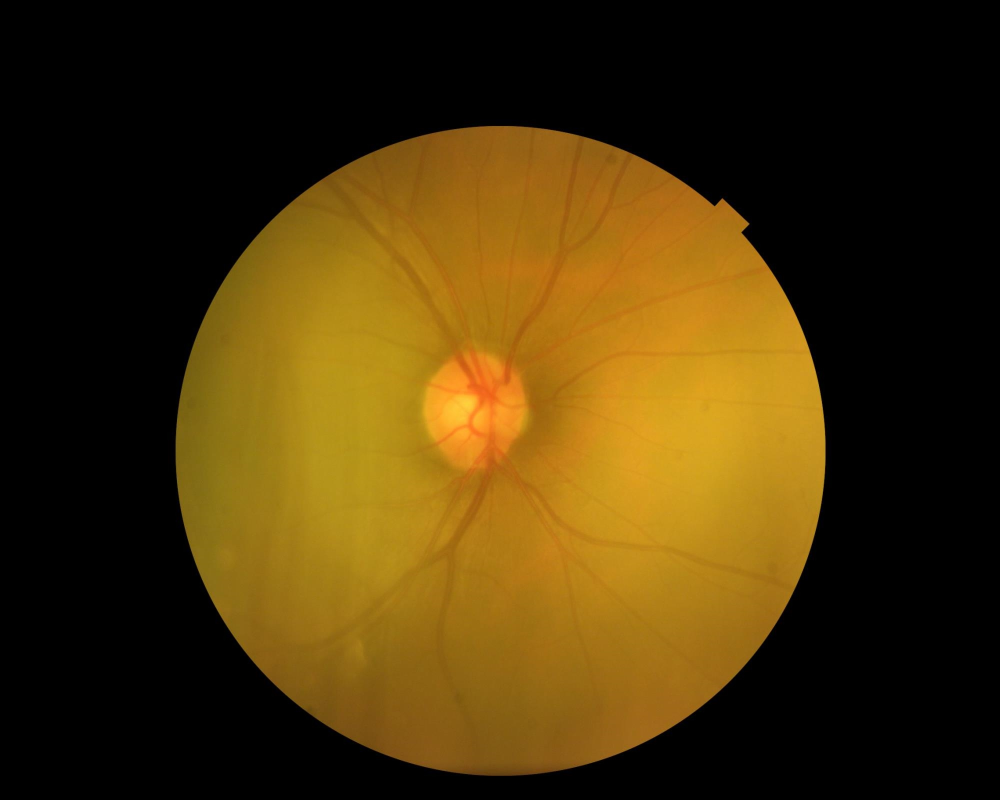
#> input picture testv/v1/css-R-LL.jpg, 2000 x 1600 px (shown at 1/2 size)
$ python '图像拼接.py'
#> lines starting #> are read from the running program, lines starting #| are printed output that depends on the picture
import math

import cv2
import numpy as np
import scipy.stats as stats
from PIL import Image


# 定义误差函数
# [51 lines left out: functions compute_error, mlesac, My_addWeight, not called in this run]


def blend_images(image1, image2, mask):
    # 调整图像大小以匹配
    image1 = cv2.resize(image1, (image2.shape[1], image2.shape[0]))

    # 将掩码从单通道转换为三通道
    mask = cv2.cvtColor(mask, cv2.COLOR_GRAY2BGR)

    # 计算融合后的图像
    blended = (image1 * (1 - mask/255)) + (image2 * (mask/255))

    return blended.astype(np.uint8)

# [7 lines left out: function remove_seam, not called in this run]


img1 = cv2.imread("testv/v1/css-R-LL.jpg")
#> img1 is the input picture: shape (1600, 2000, 3); mean B, G, R 9.2, 50.7, 71.4
img2 = cv2.imread("testv/v1/css-R-LM.jpg")
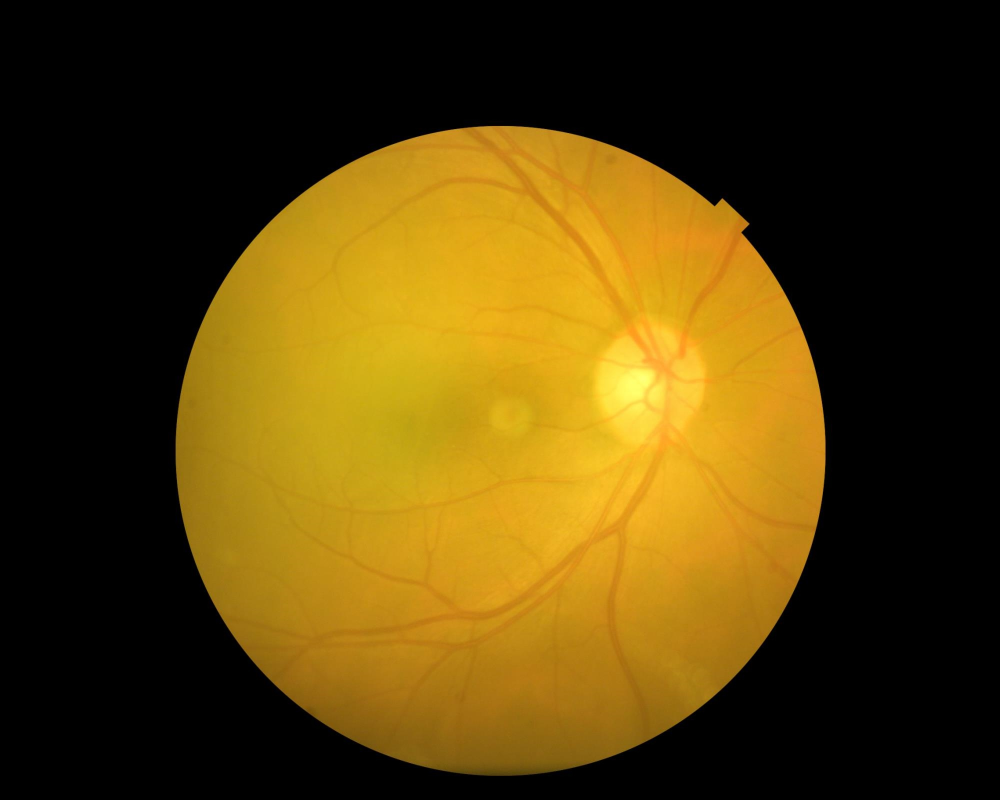
#> input picture testv/v1/css-R-LM.jpg, 2000 x 1600 px (shown at 1/2 size)
#> img2 is the input picture: shape (1600, 2000, 3); mean B, G, R 9.9, 62.5, 84.2
# 转换为灰度图像
img3 = cv2.cvtColor(img1, cv2.COLOR_BGR2GRAY)
img4 = cv2.cvtColor(img2, cv2.COLOR_BGR2GRAY)
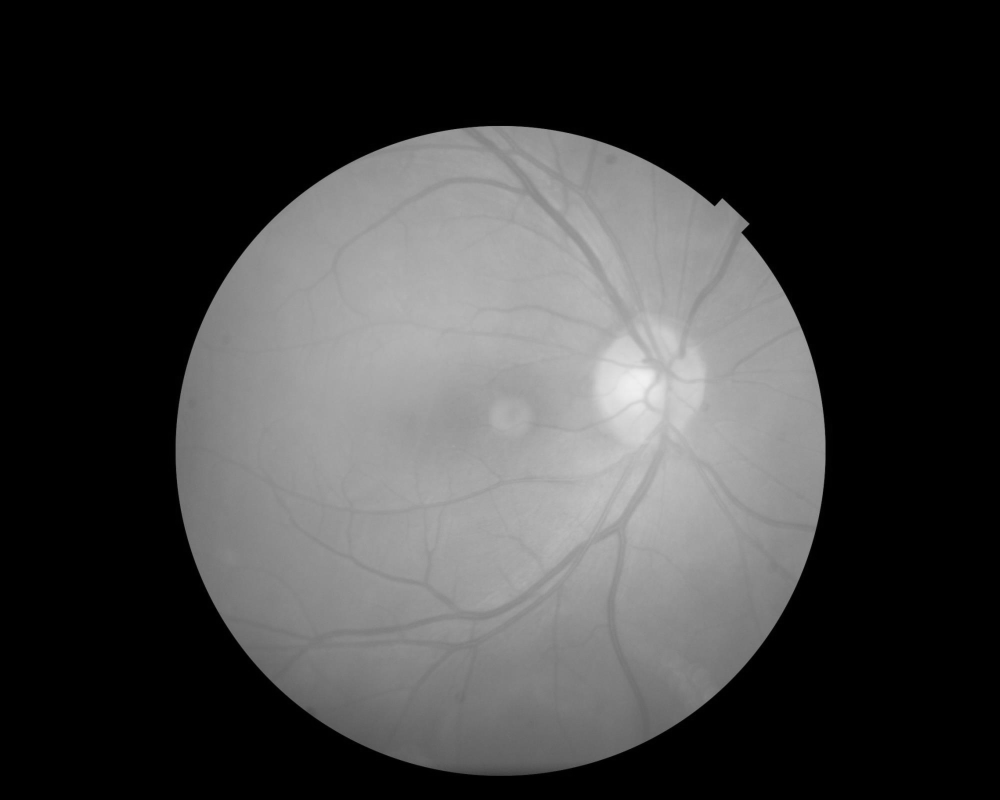
#> img4: shape (1600, 2000) (shown at 1/2 size); min 0, max 240, mean 63

sift = cv2.SIFT_create(nfeatures=512, nOctaveLayers=3, contrastThreshold=0.0025, edgeThreshold=0.3, sigma=1.1)

kps1, features1 = sift.detectAndCompute(img3, None)
#> kps1 = 512 keypoints; strongest (x, y, size): (1493, 448, 6.4), (1492, 465, 11), (1429, 404, 9.5), (1445, 404, 9.2)
kps2, features2 = sift.detectAndCompute(img4, None)
#> kps2 = 513 keypoints; strongest (x, y, size): (1429, 404, 9.6), (1445, 404, 9.4), (1491, 448, 8.8), (1492, 465, 11.1)

img3 = cv2.drawKeypoints(img3, kps1, img3, color=(255, 0, 255))  # 画出特征点，并显示为红色圆圈
#> img3: shape (1600, 2000, 3)
img4 = cv2.drawKeypoints(img4, kps2, img4, color=(255, 0, 255))  # 画出特征点，并显示为红色圆圈
#> img4: shape (1600, 2000, 3)

hmerge = np.hstack((img3, img4))  # 水平拼接
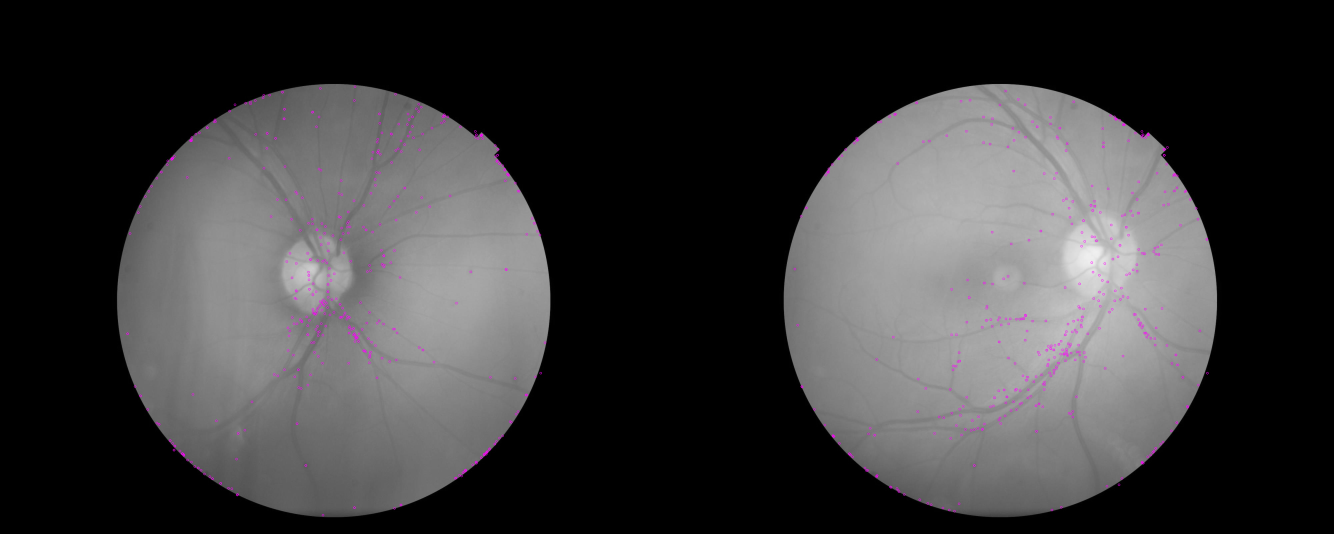
#> hmerge: shape (1600, 4000, 3) (shown at 1/3 size); mean of channels 0, 1, 2 58, 57.2, 58; drawn as B, G, R
cv2.namedWindow("point", cv2.WINDOW_NORMAL)
cv2.imshow("point", hmerge)  # 拼接显示为gray
cv2.waitKey(0)

bf = cv2.FlannBasedMatcher()

matches = bf.match(features1, features2)
#> matches = 512 matches

# 仅保留两张图片感兴趣区域的特征点
# 找到斜率相似的匹配点对
similar_matches = []
for match in matches:
    # x1, y1 = kps1[match.queryIdx].pt
    # x2, y2 = kps2[match.trainIdx].pt
    # if x1>983 and x1<983+506 and y1>455 and y1<455+819 and x2>666 and x2 <666+578  and y2>397 and y2    <397+937:
    # if x1 in range(700, 983 + 506) and y1 in range(300, 455 + 819) and x2 in range(400, 666 + 578) and y2 in range(
    #         397, 397 + 937):
        similar_matches.append(match)
#> after the loop, similar_matches = 512 matches
matches = []
matches = similar_matches
similar_matches = []

img5 = cv2.drawMatches(img1, kps1, img2, kps2, matches, None, flags=2)

cv2.namedWindow("BFmatch", cv2.WINDOW_NORMAL)
cv2.imshow("BFmatch", img5)
cv2.waitKey(0)
cv2.destroyAllWindows()

distances = []
slopes = []
max_distances = -10000
min_distances = 10000
max_slope = -10000
min_slope = 10000
for match in matches:
    x1, y1 = kps1[match.queryIdx].pt
    x2, y2 = kps2[match.trainIdx].pt
    slope = (y2 - y1) / (x2 - x1 + 1e-9)
    dis = math.sqrt((x1 - x2) * (x1 - x2) + (y1 - y2) * (y1 - y2))
    if dis > max_distances:
        max_distances = dis
    if dis < min_distances:
        min_distances = dis
    distances.append(dis)
    if slope > max_slope:
        max_slope = slope
    if slope < min_slope:
        min_slope = slope
    slopes.append(slope)
#> this loop made 512 passes
#> (x1, y1, x2, y2, slope, dis, max_distances, min_distances) on pass 1: (522.3, 468.8, 1425.9, 1388.1, 1.02, 1289, 1289, 1289)
#> (x1, y1, x2, y2, slope, dis, min_distances, min_slope) on pass 2: (973.9, 940.3, 977.2, 851.5, -27.06, 88.88, 88.88, -27.06)
#> after the loop, distances = 512 values, max 1313.4 at index 393, min 0.0355 at index 361, mean 534; max_distances = 1313.4; max_slope = 675.2; min_distances = 0.0355; min_slope = -188.5; slopes = 512 values, max 675.2 at index 478, min -188.5 at index 185, mean 0.579

distances_area = (max_distances - min_distances) * 0.1
#> distances_area = 131.3

max_slope = math.atan(max_slope)
#> max_slope = 1.57
min_slope = math.atan(min_slope)
#> min_slope = -1.57

max_slope = math.degrees(max_slope)
#> max_slope = 89.92
min_slope = math.degrees(min_slope)
#> min_slope = -89.7

slopes_area = (max_slope - min_slope) * 0.1
#> slopes_area = 17.96
if slopes_area <= 0.4:
    slopes_area = 0.4

dist_kde = stats.gaussian_kde(distances)
slope_kde = stats.gaussian_kde(slopes)
# 计算距离和斜率概率密度函数的值
dist_values = dist_kde(distances)
#> dist_values = 512 values, max 0.00108 at index 218, min 0.000309 at index 393, mean 0.000777
slope_values = slope_kde(slopes)
#> slope_values = 512 values, max 0.0372 at index 272, min 8.12e-05 at index 185, mean 0.0335

max_dist_index = np.argmax(dist_values)
#> max_dist_index = 218
max_slope_index = np.argmax(slope_values)
#> max_slope_index = 272

max_dist = distances[max_dist_index]
#> max_dist = 342.9
max_slope_kde = slopes[max_slope_index]
#> max_slope_kde = -0.078
max_slope_kde = math.atan(max_slope_kde)
#> max_slope_kde = -0.0778
max_slope_kde = math.degrees(max_slope_kde)
#> max_slope_kde = -4.46

# 找到斜率相似的匹配点对
similar_matches = []
for i in range(len(matches)):
    slope_i = math.atan(slopes[i])
    slope_i = math.degrees(slope_i)
    if (abs(max_dist - distances[i]) < distances_area) and (abs(max_slope_kde - slope_i) < slopes_area):
        similar_matches.append(matches[i])
#> this loop made 512 passes
#> slope_i on passes 1 to 3: 45.49, -87.88, -8.83
#> after the loop, similar_matches = 41 matches

img5 = cv2.drawMatches(img1, kps1, img2, kps2, similar_matches, None, flags=2)
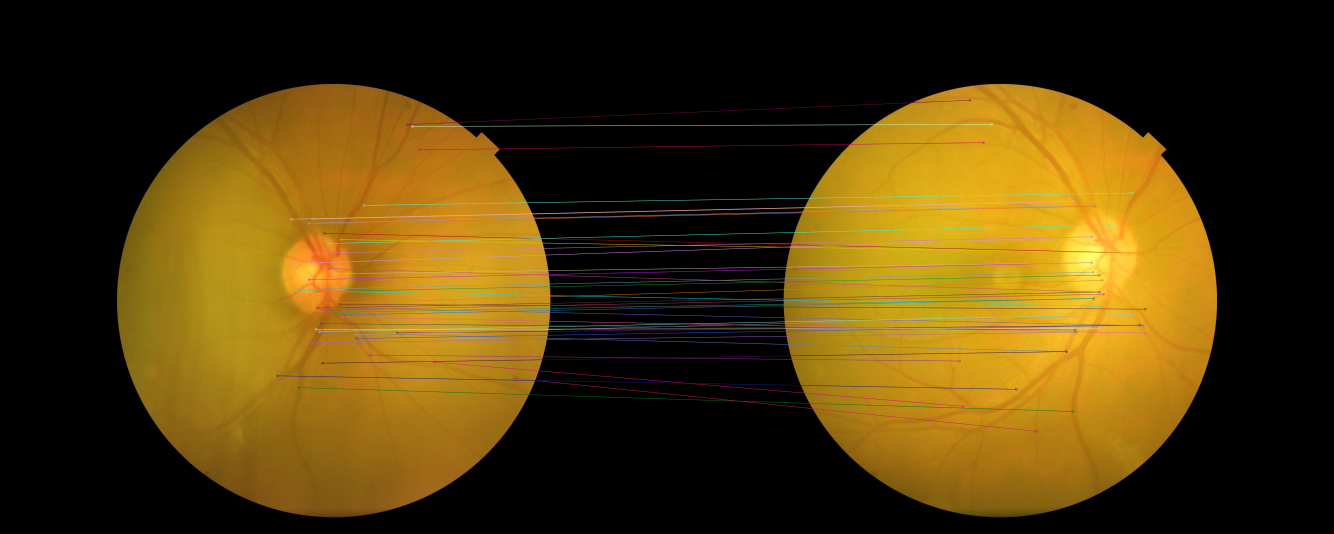
#> img5: shape (1600, 4000, 3) (shown at 1/3 size); mean B, G, R 12, 56.9, 77.9

cv2.namedWindow("BFmatch", cv2.WINDOW_NORMAL)
cv2.imshow("BFmatch", img5)
cv2.waitKey(0)
cv2.destroyAllWindows()

distances = []
slopes = []
matches = []
matches = similar_matches
#> matches = 41 matches
similar_matches = []

distances = []
slopes = []
max_distances = -10000
min_distances = 10000
max_slope = -10000
min_slope = 10000
for match in matches:

    x1, y1 = kps1[match.queryIdx].pt
    x2, y2 = kps2[match.trainIdx].pt
    slope = (y2 - y1) / (x2 - x1 + 1e-9)
    dis = math.sqrt((x1 - x2) * (x1 - x2) + (y1 - y2) * (y1 - y2))
    if dis > max_distances:
        max_distances = dis
    if dis < min_distances:
        min_distances = dis
    distances.append(dis)
    if slope > max_slope:
        max_slope = slope
    if slope < min_slope:
        min_slope = slope
    slopes.append(slope)
#> this loop made 41 passes
#> (x1, y1, x2, y2, slope, dis, max_distances, min_distances) on pass 1: (936.4, 656.9, 1282.9, 603.1, -0.155, 350.7, 350.7, 350.7)
#> (x1, y1, x2, y2, slope, dis, max_distances, max_slope) on pass 2: (973.4, 699.5, 1426, 759.2, 0.132, 456.5, 456.5, 0.132)

distances_area = (max_distances - min_distances) * 0.1

max_slope = math.atan(max_slope)
min_slope = math.atan(min_slope)

max_slope = math.degrees(max_slope)
min_slope = math.degrees(min_slope)

slopes_area = (max_slope - min_slope) * 0.1
if slopes_area <= 0.4:
    slopes_area = 0.4

dist_kde = stats.gaussian_kde(distances)
slope_kde = stats.gaussian_kde(slopes)
# 计算距离和斜率概率密度函数的值
dist_values = dist_kde(distances)
slope_values = slope_kde(slopes)

max_dist_index = np.argmax(dist_values)
max_slope_index = np.argmax(slope_values)

max_dist = distances[max_dist_index]
max_slope_kde = slopes[max_slope_index]
max_slope_kde = math.atan(max_slope_kde)
max_slope_kde = math.degrees(max_slope_kde)

test_distance = []
test_slope = []
# 找到斜率相似的匹配点对
similar_matches = []
for i in range(len(matches)):
    slope_i = math.atan(slopes[i])
    slope_i = math.degrees(slope_i)
    if (abs(max_dist - distances[i]) < distances_area) and (abs(max_slope_kde - slope_i) < slopes_area):
        test_distance.append(distances[i])
        test_slope.append(slope_i)
        similar_matches.append(matches[i])
#> this loop made 41 passes

cnt = 0
# 选择最佳匹配点
good_matches = []
for m in similar_matches:
    cnt = cnt + 1
    # if m.distance < 0.90 * (len(features1[0]) ** 0.5):
    # if cnt < int(len(similar_matches)*0.2):
    # if cnt < int(len(similar_matches)*0.2) and cnt < 30:
    good_matches.append(m)
#> this loop made 13 passes

img5 = cv2.drawMatches(img1, kps1, img2, kps2, good_matches, None, flags=2)

cv2.namedWindow("BFmatch", cv2.WINDOW_NORMAL)
cv2.imshow("BFmatch", img5)
cv2.waitKey(0)
cv2.destroyAllWindows()

# 提取匹配点的坐标
src_pts = np.float32([kps1[m.queryIdx].pt for m in good_matches]).reshape(-1, 1, 2)
dst_pts = np.float32([kps2[m.trainIdx].pt for m in good_matches]).reshape(-1, 1, 2)

# 计算透视变换矩阵
M, _ = cv2.findHomography(src_pts, dst_pts, cv2.RANSAC, 5.0)

img1 = cv2.imread("testv/v1/css-R-LL.jpg",cv2.IMREAD_UNCHANGED)
img2 = cv2.imread("testv/v1/css-R-LM.jpg",cv2.IMREAD_UNCHANGED)

# 对img1图片进行变换
warpImg = cv2.warpPerspective(img1, M, (img1.shape[1], img1.shape[0]))


mask = cv2.cvtColor(warpImg, cv2.COLOR_BGR2GRAY)
# 调用函数进行融合
result = blend_images(img1, img2, mask)
#> in blend_images, `blended = (image1 * (1 - mask/255)) + (image2 * (mask/255))`:
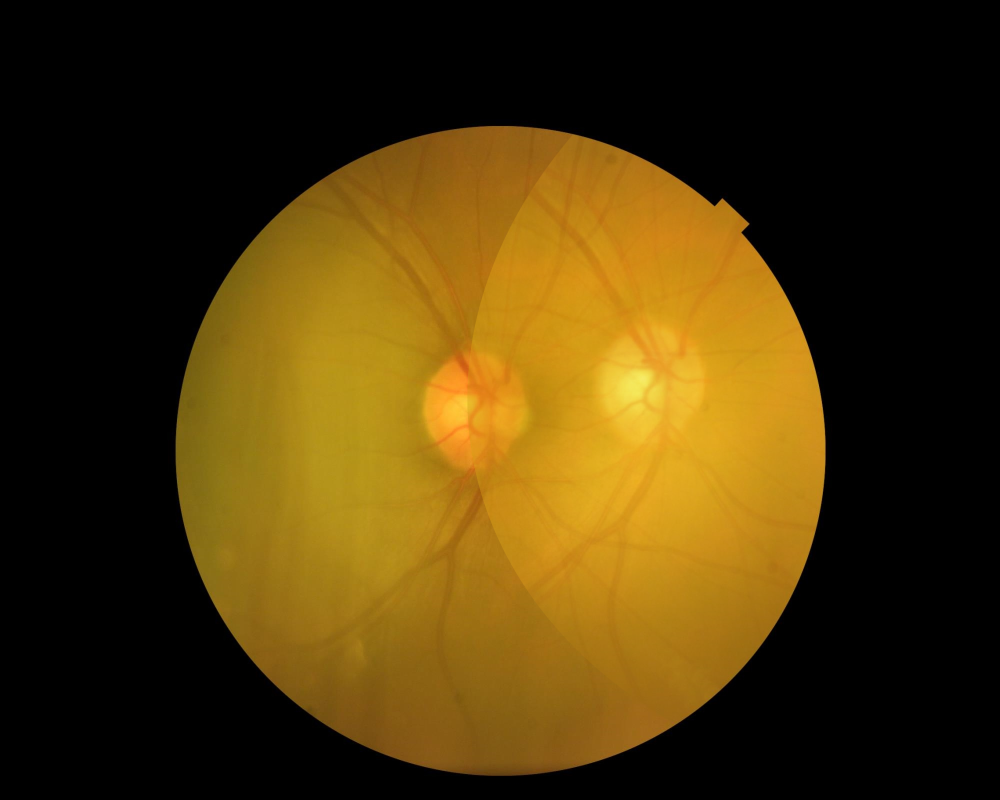
#> blended: shape (1600, 2000, 3) float64 (shown at 1/2 size); mean B, G, R 9.6, 53.5, 74.2
cv2.namedWindow("123", cv2.WINDOW_NORMAL)
cv2.imshow("123", result)
cv2.waitKey(0)
cv2.destroyAllWindows()


# overlapping = cv2.max(warpImg, img2)
# #会变亮
# # overlapping = cv2.addWeighted(img2, 1, result,1, 0., result, -1)
# cv2.imwrite("LM_LL.png",overlapping)
